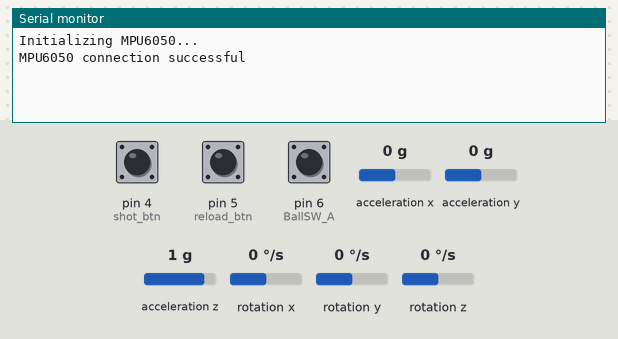
Simulated run of this sketch. Board: Arduino Uno, built with avr-gcc and run on an emulated ATmega328P. Shown: the last lines printed to the serial monitor. Inputs (shaded band) come from the test bench; at power-on: acceleration x 0 g, pin 4 (shot_btn) HIGH, pin 5 (reload_btn) HIGH, pin 6 (BallSW_A) HIGH, acceleration y 0 g, acceleration z 1 g, rotation x 0 °/s, rotation y 0 °/s, rotation z 0 °/s.

Above: at 1.2 s.
1.3 s: acceleration x set to -1.4 g
At 1.9 s:
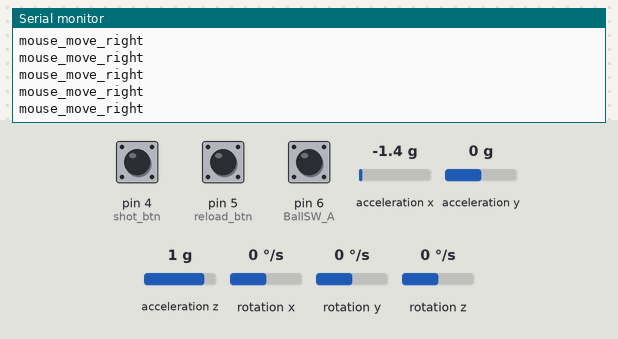
3.2 s: pin 4 (shot_btn) pulled LOW for 0.15 s
6.3 s: pin 5 (reload_btn) pulled LOW for 0.15 s
7.9 s: pin 5 (reload_btn) pulled LOW for 1 s
11.9 s: acceleration x set to 0.8 g
At 12.8 s:
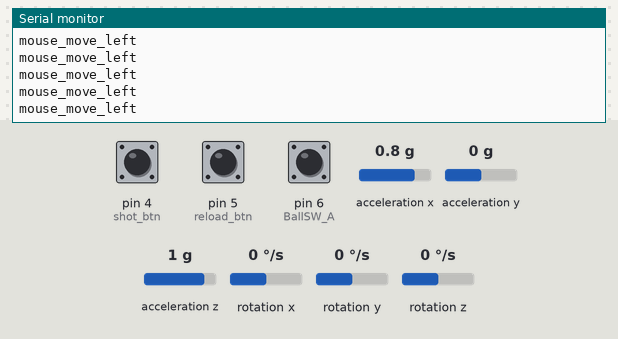

Measured:
- after the input at 1.3 s, the serial monitor: prints a new line at once (image 1)
- after the input at 11.9 s, the serial monitor: prints a new line after 0.07 s (image 2)

The sketch:

pistol_prototype_plus_BT.ino
```cpp
#include <Wire.h>
#include <MPU6050.h>
#include <SoftwareSerial.h> // 블투

#define BT_RXD 8
#define BT_TXD 7
SoftwareSerial bluetooth(BT_RXD, BT_TXD);


MPU6050 mpu(0x68); // 기본 I2C 주소는 0x68입니다.
unsigned long last_time = 0;

int BallSW_A = 6;
int reload_btn = 5;
int shot_btn = 4;
bool is_reload = false;
bool shot = false;

void setup() {
  pinMode(BallSW_A, INPUT_PULLUP);
  pinMode(reload_btn, INPUT_PULLUP);
  pinMode(shot_btn, INPUT_PULLUP);

  Serial.begin(9600); // 블루투스 통신을 위한 시리얼 통신 설정
  Wire.begin();

  Serial.println("Initializing MPU6050...");
  mpu.initialize();

  if (mpu.testConnection()) {
    Serial.println("MPU6050 connection successful");
  } else {
    Serial.println("MPU6050 connection failed");
    while (1); // 연결 실패 시 멈춤
  }
}

void loop() {
  int16_t ax, ay, az;
  int16_t gx, gy, gz;
  mpu.getMotion6(&ax, &ay, &az, &gx, &gy, &gz);
  float ax_rad = ax / 16384.0;
  float ay_rad = ay / 16384.0;
  float az_rad = az / 16384.0;

  float ax_deg = ax_rad * 180.0 / PI;
  float ay_deg = ay_rad * 180.0 / PI;
  float az_deg = az_rad * 180.0 / PI;
/*
  if (millis() > last_time + 200) {
    Serial.print("ax: ");
    Serial.print(ax_deg);
    Serial.print(", ay: ");
    Serial.print(ay_deg);
    Serial.print(", az: ");
    Serial.println(az_deg);
    last_time = millis();
  }
*/
  if(ax_deg < -40)
    Serial.println("mouse_move_right");
  if(ax_deg > 40)
    Serial.println("mouse_move_left");

  // 버튼들 설정(볼 스위치 포함)
  if (digitalRead(shot_btn) == LOW && !shot) {
    Serial.println("mouse_left_click");
    shot = true; // shot 상태 업데이트
  } else if (digitalRead(shot_btn) == HIGH) {
    shot = false; // 버튼이 다시 놓였을 때 shot 상태 초기화
  }

  if (digitalRead(reload_btn) == LOW) { // 장전 버튼
    is_reload = true;
    //Serial.println("reload_btn");
  }
  if (digitalRead(BallSW_A) == HIGH && is_reload == true) {
    Serial.println("R"); // 탄창 충격 감지
    is_reload = false;
  }
}
```
